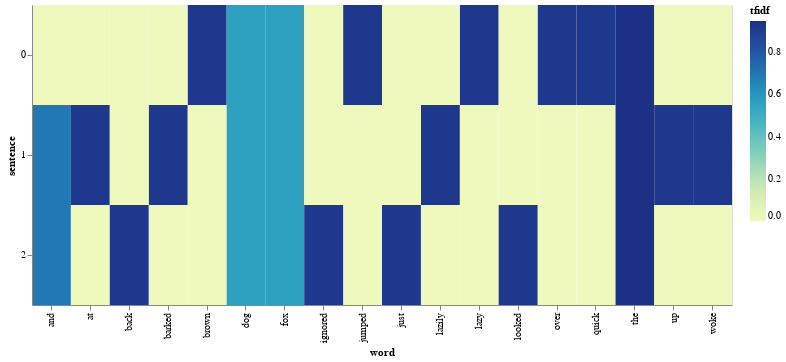

Notebook code for this chart:
### Code cell
alt.Chart(df).mark_rect().encode(
    x = "word",
    y = "sentence:N",
    color = "tfidf",
    tooltip = mode
).properties(
    width=700
).interactive()

### Figure 1 — Vega-Lite specification as saved in the notebook (floating-point values rounded to 4 significant figures)
{"$schema": "https://vega.github.io/schema/vega-lite/v2.4.3.json", "config": {"view": {"height": 300, "width": 400}}, "data": {"values": [{"sentence": 0, "tfidf": 0.9475, "word": "the"}, {"sentence": 1, "tfidf": 0.9475, "word": "the"}, {"sentence": 2, "tfidf": 0.9475, "word": "the"}, {"sentence": 0, "tfidf": 0.5596, "word": "fox"}, {"sentence": 1, "tfidf": 0.5596, "word": "fox"}, {"sentence": 2, "tfidf": 0.5596, "word": "fox"}, {"sentence": 0, "tfidf": 0.5596, "word": "dog"}, {"sentence": 1, "tfidf": 0.5596, "word": "dog"}, {"sentence": 2, "tfidf": 0.5596, "word": "dog"}, {"sentence": 0, "tfidf": 0, "word": "and"}, {"sentence": 1, "tfidf": 0.6931, "word": "and"}, {"sentence": 2, "tfidf": 0.6931, "word": "and"}, {"sentence": 0, "tfidf": 0.9163, "word": "quick"}, {"sentence": 1, "tfidf": 0, "word": "quick"}, {"sentence": 2, "tfidf": 0, "word": "quick"}, {"sentence": 0, "tfidf": 0.9163, "word": "brown"}, {"sentence": 1, "tfidf": 0, "word": "brown"}, {"sentence": 2, "tfidf": 0, "word": "brown"}, {"sentence": 0, "tfidf": 0.9163, "word": "jumped"}, {"sentence": 1, "tfidf": 0, "word": "jumped"}, {"sentence": 2, "tfidf": 0, "word": "jumped"}, {"sentence": 0, "tfidf": 0.9163, "word": "over"}, {"sentence": 1, "tfidf": 0, "word": "over"}, {"sentence": 2, "tfidf": 0, "word": "over"}, {"sentence": 0, "tfidf": 0.9163, "word": "lazy"}, {"sentence": 1, "tfidf": 0, "word": "lazy"}, {"sentence": 2, "tfidf": 0, "word": "lazy"}, {"sentence": 0, "tfidf": 0, "word": "woke"}, {"sentence": 1, "tfidf": 0.9163, "word": "woke"}, {"sentence": 2, "tfidf": 0, "word": "woke"}, {"sentence": 0, "tfidf": 0, "word": "up"}, {"sentence": 1, "tfidf": 0.9163, "word": "up"}, {"sentence": 2, "tfidf": 0, "word": "up"}, {"sentence": 0, "tfidf": 0, "word": "lazily"}, {"sentence": 1, "tfidf": 0.9163, "word": "lazily"}, {"sentence": 2, "tfidf": 0, "word": "lazily"}, {"sentence": 0, "tfidf": 0, "word": "barked"}, {"sentence": 1, "tfidf": 0.9163, "word": "barked"}, {"sentence": 2, "tfidf": 0, "word": "barked"}, {"sentence": 0, "tfidf": 0, "word": "at"}, {"sentence": 1, "tfidf": 0.9163, "word": "at"}, {"sentence": 2, "tfidf": 0, "word": "at"}, {"sentence": 0, "tfidf": 0, "word": "looked"}, {"sentence": 1, "tfidf": 0, "word": "looked"}, {"sentence": 2, "tfidf": 0.9163, "word": "looked"}, {"sentence": 0, "tfidf": 0, "word": "back"}, {"sentence": 1, "tfidf": 0, "word": "back"}, {"sentence": 2, "tfidf": 0.9163, "word": "back"}, {"sentence": 0, "tfidf": 0, "word": "just"}, {"sentence": 1, "tfidf": 0, "word": "just"}, {"sentence": 2, "tfidf": 0.9163, "word": "just"}, {"sentence": 0, "tfidf": 0, "word": "ignored"}, {"sentence": 1, "tfidf": 0, "word": "ignored"}, {"sentence": 2, "tfidf": 0.9163, "word": "ignored"}]}, "encoding": {"color": {"field": "tfidf", "type": "quantitative"}, "tooltip": {"field": "tfidf", "type": "quantitative"}, "x": {"field": "word", "type": "nominal"}, "y": {"field": "sentence", "type": "nominal"}}, "mark": "rect", "selection": {"selector008": {"bind": "scales", "encodings": ["x", "y"], "mark": {"fill": "#333", "fillOpacity": 0.125, "stroke": "white"}, "on": "[mousedown, window:mouseup] > window:mousemove!", "resolve": "global", "translate": "[mousedown, window:mouseup] > window:mousemove!", "type": "interval", "zoom": "wheel!"}}, "width": 700}
